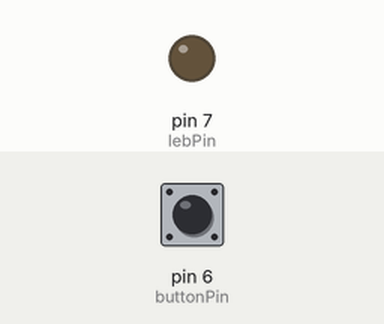
Simulated run of this sketch. Board: Arduino Uno, built with avr-gcc and run on an emulated ATmega328P. Parts: output pins drawn as LEDs (lit = HIGH). The inputs (shaded band) are chosen by the test bench; at power-on: pin 6 (buttonPin) LOW.

Above: at 1.2 s.
1.3 s: pin 6 (buttonPin) pulled HIGH for 0.15 s
At 1.37 s:
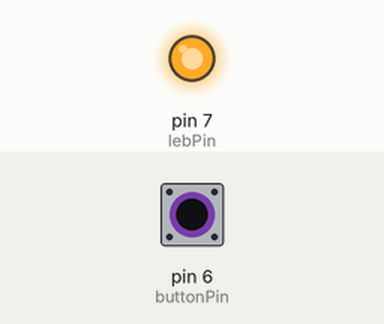
2.9 s: pin 6 (buttonPin) pulled HIGH for 3.2 s
At 7.0 s:
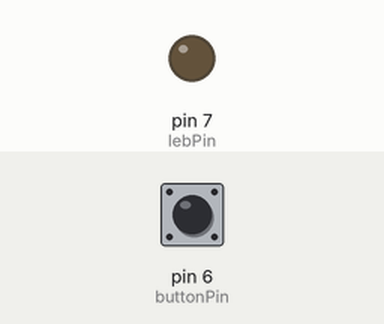
Timing chart, 0 to 8.5 s (numbered marks = the images above; inputs shaded):
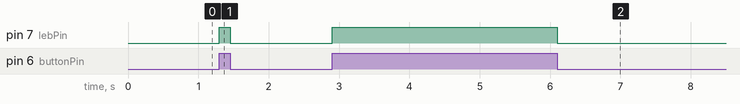

The sketch:

Lab1-3.ino
```cpp
const int lebPin = 7;
const int buttonPin = 6;

void setup() {
    // Setup the pin modes.
    pinMode(lebPin, OUTPUT);
    pinMode(buttonPin, INPUT);
}

void loop() {
    // If the button is pressed, turn on the LED.
    // Otherwise, turn off the LED.
    if (digitalRead(buttonPin) == HIGH) {
        digitalWrite(lebPin, HIGH);
    } else {
        digitalWrite(lebPin, LOW);
    }
}
```

Measured:
- after the input at 1.3 s, pin 7 (lebPin): LOW → HIGH at once, → LOW 0.15 s later
- after the input at 2.9 s, pin 7 (lebPin): LOW → HIGH at once, → LOW 3.2 s later
